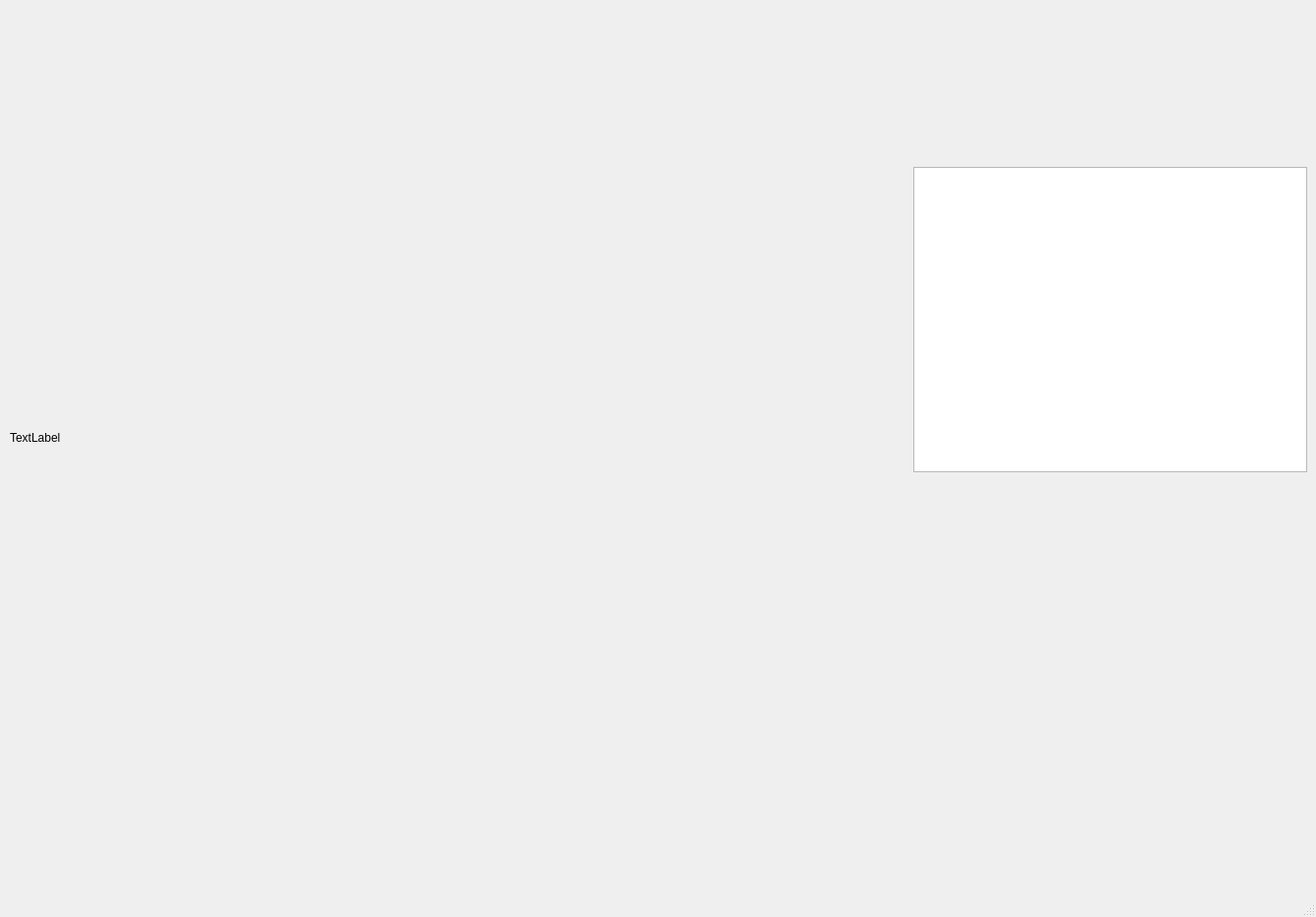
<?xml version="1.0" encoding="UTF-8"?>
<ui version="4.0">
 <class>Check_Out</class>
 <widget class="QMainWindow" name="Check_Out">
  <property name="geometry">
   <rect>
    <x>0</x>
    <y>0</y>
    <width>1340</width>
    <height>934</height>
   </rect>
  </property>
  <property name="windowTitle">
   <string>MainWindow</string>
  </property>
  <widget class="QWidget" name="centralwidget">
   <widget class="QLabel" name="imgLabel">
    <property name="geometry">
     <rect>
      <x>10</x>
      <y>20</y>
      <width>901</width>
      <height>851</height>
     </rect>
    </property>
    <property name="text">
     <string>TextLabel</string>
    </property>
   </widget>
   <widget class="QTableWidget" name="tableWidget1">
    <property name="geometry">
     <rect>
      <x>930</x>
      <y>170</y>
      <width>401</width>
      <height>311</height>
     </rect>
    </property>
    <property name="sizePolicy">
     <sizepolicy hsizetype="Expanding" vsizetype="Expanding">
      <horstretch>0</horstretch>
      <verstretch>0</verstretch>
     </sizepolicy>
    </property>
    <property name="sizeAdjustPolicy">
     <enum>QAbstractScrollArea::AdjustIgnored</enum>
    </property>
   </widget>
   <widget class="QLabel" name="OrderDateLabel">
    <property name="geometry">
     <rect>
      <x>930</x>
      <y>150</y>
      <width>241</width>
      <height>20</height>
     </rect>
    </property>
    <property name="text">
     <string/>
    </property>
   </widget>
   <widget class="QLabel" name="TotalPriceLabel">
    <property name="geometry">
     <rect>
      <x>930</x>
      <y>480</y>
      <width>401</width>
      <height>21</height>
     </rect>
    </property>
    <property name="text">
     <string/>
    </property>
   </widget>
   <widget class="QLabel" name="GreetingLabel">
    <property name="geometry">
     <rect>
      <x>930</x>
      <y>50</y>
      <width>231</width>
      <height>51</height>
     </rect>
    </property>
    <property name="text">
     <string/>
    </property>
   </widget>
   <widget class="QLabel" name="ImageLabel">
    <property name="geometry">
     <rect>
      <x>1180</x>
      <y>10</y>
      <width>150</width>
      <height>150</height>
     </rect>
    </property>
    <property name="text">
     <string/>
    </property>
   </widget>
   <widget class="QLabel" name="GoodbyeLabel">
    <property name="geometry">
     <rect>
      <x>930</x>
      <y>510</y>
      <width>401</width>
      <height>51</height>
     </rect>
    </property>
    <property name="text">
     <string/>
    </property>
   </widget>
  </widget>
  <widget class="QMenuBar" name="menubar">
   <property name="geometry">
    <rect>
     <x>0</x>
     <y>0</y>
     <width>1340</width>
     <height>22</height>
    </rect>
   </property>
  </widget>
  <widget class="QStatusBar" name="statusbar"/>
 </widget>
 <resources/>
 <connections/>
</ui>
